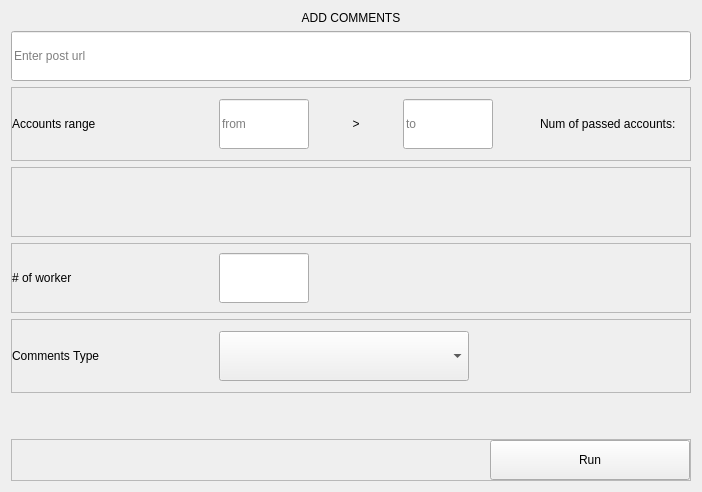
          <widget class="QWidget" name="comments_frame">
           <layout class="QVBoxLayout" name="verticalLayout_6">
            <item>
             <widget class="QLabel" name="label_15">
              <property name="text">
               <string>ADD COMMENTS</string>
              </property>
              <property name="alignment">
               <set>Qt::AlignCenter</set>
              </property>
             </widget>
            </item>
            <item>
             <widget class="QLineEdit" name="post_url_txt1">
              <property name="minimumSize">
               <size>
                <width>500</width>
                <height>50</height>
               </size>
              </property>
              <property name="placeholderText">
               <string>Enter post url</string>
              </property>
             </widget>
            </item>
            <item>
             <widget class="QFrame" name="frame_7">
              <property name="frameShape">
               <enum>QFrame::StyledPanel</enum>
              </property>
              <property name="frameShadow">
               <enum>QFrame::Raised</enum>
              </property>
              <layout class="QHBoxLayout" name="horizontalLayout_6">
               <property name="spacing">
                <number>7</number>
               </property>
               <property name="leftMargin">
                <number>0</number>
               </property>
               <property name="topMargin">
                <number>11</number>
               </property>
               <property name="rightMargin">
                <number>0</number>
               </property>
               <property name="bottomMargin">
                <number>11</number>
               </property>
               <item>
                <widget class="QLabel" name="label_4">
                 <property name="minimumSize">
                  <size>
                   <width>200</width>
                   <height>50</height>
                  </size>
                 </property>
                 <property name="text">
                  <string>Accounts range</string>
                 </property>
                </widget>
               </item>
               <item>
                <widget class="QLineEdit" name="start_acc_range_txt1">
                 <property name="minimumSize">
                  <size>
                   <width>90</width>
                   <height>50</height>
                  </size>
                 </property>
                 <property name="maximumSize">
                  <size>
                   <width>90</width>
                   <height>16777215</height>
                  </size>
                 </property>
                 <property name="placeholderText">
                  <string>from</string>
                 </property>
                </widget>
               </item>
               <item>
                <widget class="QLabel" name="label_3">
                 <property name="minimumSize">
                  <size>
                   <width>80</width>
                   <height>50</height>
                  </size>
                 </property>
                 <property name="layoutDirection">
                  <enum>Qt::LeftToRight</enum>
                 </property>
                 <property name="text">
                  <string>&gt;</string>
                 </property>
                 <property name="alignment">
                  <set>Qt::AlignCenter</set>
                 </property>
                </widget>
               </item>
               <item>
                <widget class="QLineEdit" name="end_acc_range_txt1">
                 <property name="minimumSize">
                  <size>
                   <width>90</width>
                   <height>50</height>
                  </size>
                 </property>
                 <property name="maximumSize">
                  <size>
                   <width>90</width>
                   <height>16777215</height>
                  </size>
                 </property>
                 <property name="placeholderText">
                  <string>to</string>
                 </property>
                </widget>
               </item>
               <item>
                <spacer name="horizontalSpacer_4">
                 <property name="orientation">
                  <enum>Qt::Horizontal</enum>
                 </property>
                 <property name="sizeHint" stdset="0">
                  <size>
                   <width>40</width>
                   <height>20</height>
                  </size>
                 </property>
                </spacer>
               </item>
               <item>
                <widget class="QLabel" name="label_2">
                 <property name="text">
                  <string>Num of passed accounts:</string>
                 </property>
                </widget>
               </item>
               <item>
                <widget class="QLabel" name="comments_counter_lbl">
                 <property name="text">
                  <string/>
                 </property>
                </widget>
               </item>
              </layout>
             </widget>
            </item>
            <item>
             <widget class="QFrame" name="frame_12">
              <property name="frameShape">
               <enum>QFrame::StyledPanel</enum>
              </property>
              <property name="frameShadow">
               <enum>QFrame::Raised</enum>
              </property>
              <layout class="QHBoxLayout" name="horizontalLayout_10">
               <property name="leftMargin">
                <number>0</number>
               </property>
               <property name="rightMargin">
                <number>0</number>
               </property>
               <item>
                <widget class="QLabel" name="run_error_lbl1">
                 <property name="minimumSize">
                  <size>
                   <width>0</width>
                   <height>50</height>
                  </size>
                 </property>
                 <property name="text">
                  <string/>
                 </property>
                </widget>
               </item>
              </layout>
             </widget>
            </item>
            <item>
             <widget class="QFrame" name="frame_14">
              <property name="frameShape">
               <enum>QFrame::StyledPanel</enum>
              </property>
              <property name="frameShadow">
               <enum>QFrame::Raised</enum>
              </property>
              <layout class="QHBoxLayout" name="horizontalLayout_17">
               <property name="spacing">
                <number>7</number>
               </property>
               <property name="leftMargin">
                <number>0</number>
               </property>
               <property name="rightMargin">
                <number>0</number>
               </property>
               <item>
                <widget class="QLabel" name="label_20">
                 <property name="minimumSize">
                  <size>
                   <width>200</width>
                   <height>50</height>
                  </size>
                 </property>
                 <property name="text">
                  <string># of worker</string>
                 </property>
                </widget>
               </item>
               <item>
                <widget class="QLineEdit" name="num_of_workers_txt1">
                 <property name="minimumSize">
                  <size>
                   <width>90</width>
                   <height>50</height>
                  </size>
                 </property>
                 <property name="maximumSize">
                  <size>
                   <width>90</width>
                   <height>16777215</height>
                  </size>
                 </property>
                </widget>
               </item>
               <item>
                <spacer name="horizontalSpacer_10">
                 <property name="orientation">
                  <enum>Qt::Horizontal</enum>
                 </property>
                 <property name="sizeHint" stdset="0">
                  <size>
                   <width>40</width>
                   <height>20</height>
                  </size>
                 </property>
                </spacer>
               </item>
              </layout>
             </widget>
            </item>
            <item>
             <widget class="QFrame" name="frame_10">
              <property name="frameShape">
               <enum>QFrame::StyledPanel</enum>
              </property>
              <property name="frameShadow">
               <enum>QFrame::Raised</enum>
              </property>
              <layout class="QHBoxLayout" name="horizontalLayout_8">
               <property name="spacing">
                <number>7</number>
               </property>
               <property name="leftMargin">
                <number>0</number>
               </property>
               <property name="topMargin">
                <number>11</number>
               </property>
               <property name="rightMargin">
                <number>0</number>
               </property>
               <property name="bottomMargin">
                <number>11</number>
               </property>
               <item>
                <widget class="QLabel" name="label_5">
                 <property name="minimumSize">
                  <size>
                   <width>200</width>
                   <height>50</height>
                  </size>
                 </property>
                 <property name="text">
                  <string>Comments Type</string>
                 </property>
                </widget>
               </item>
               <item>
                <widget class="QComboBox" name="comments_type_comboBox1">
                 <property name="minimumSize">
                  <size>
                   <width>250</width>
                   <height>50</height>
                  </size>
                 </property>
                 <property name="maximumSize">
                  <size>
                   <width>250</width>
                   <height>16777215</height>
                  </size>
                 </property>
                </widget>
               </item>
               <item>
                <spacer name="horizontalSpacer_5">
                 <property name="orientation">
                  <enum>Qt::Horizontal</enum>
                 </property>
                 <property name="sizeHint" stdset="0">
                  <size>
                   <width>40</width>
                   <height>20</height>
                  </size>
                 </property>
                </spacer>
               </item>
              </layout>
             </widget>
            </item>
            <item>
             <spacer name="verticalSpacer_5">
              <property name="orientation">
               <enum>Qt::Vertical</enum>
              </property>
              <property name="sizeHint" stdset="0">
               <size>
                <width>20</width>
                <height>40</height>
               </size>
              </property>
             </spacer>
            </item>
            <item>
             <widget class="QFrame" name="frame_2">
              <property name="frameShape">
               <enum>QFrame::StyledPanel</enum>
              </property>
              <property name="frameShadow">
               <enum>QFrame::Raised</enum>
              </property>
              <layout class="QHBoxLayout" name="horizontalLayout_2">
               <property name="spacing">
                <number>0</number>
               </property>
               <property name="leftMargin">
                <number>0</number>
               </property>
               <property name="topMargin">
                <number>0</number>
               </property>
               <property name="rightMargin">
                <number>0</number>
               </property>
               <property name="bottomMargin">
                <number>0</number>
               </property>
               <item>
                <spacer name="horizontalSpacer">
                 <property name="orientation">
                  <enum>Qt::Horizontal</enum>
                 </property>
                 <property name="sizeHint" stdset="0">
                  <size>
                   <width>364</width>
                   <height>20</height>
                  </size>
                 </property>
                </spacer>
               </item>
               <item>
                <widget class="QPushButton" name="add_comments_run_btn">
                 <property name="minimumSize">
                  <size>
                   <width>200</width>
                   <height>40</height>
                  </size>
                 </property>
                 <property name="text">
                  <string>Run</string>
                 </property>
                </widget>
               </item>
              </layout>
             </widget>
            </item>
           </layout>
          </widget>
